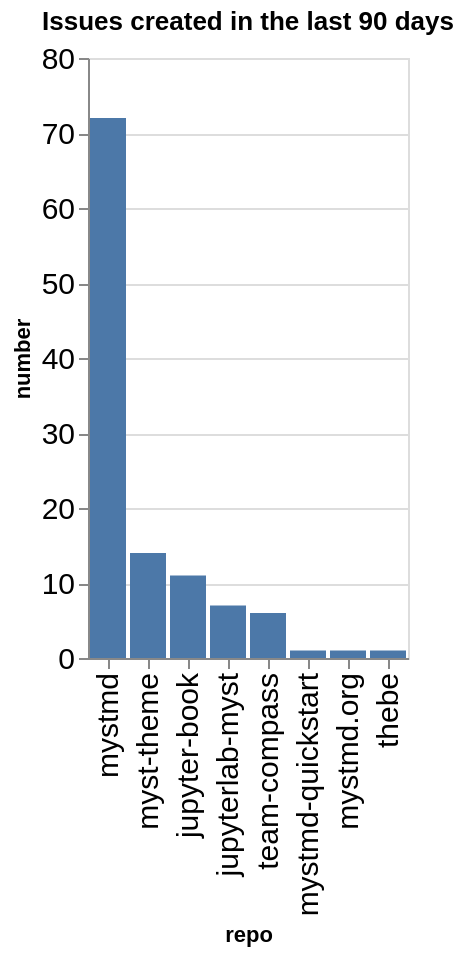

This figure's notebook cell:
### Code cell
created_counts = created.groupby(['org', 'repo']).count()['number'].reset_index()
created_counts['org/repo'] = created_counts.apply(lambda a: a['org'] + '/' + a['repo'], axis=1)
sorted_vals = created_counts.sort_values(['org', 'number'], ascending=False)['repo'].values
alt.Chart(data=created_counts, title=f"Issues created in the last {n_days} days").mark_bar().encode(
    x=alt.X('repo', sort=alt.Sort(sorted_vals.tolist())),
    y='number',
)

### Figure 1 — Vega-Lite specification as saved in the notebook (floating-point values rounded to 4 significant figures)
{"config": {"axisLeft": {"labelFontSize": 15}, "axisBottom": {"labelFontSize": 15}}, "data": {"name": "data-4d05638ea4f7af159d5a2f79b1edb7e5"}, "mark": {"type": "bar"}, "encoding": {"x": {"field": "repo", "sort": ["mystmd", "myst-theme", "jupyter-book", "jupyterlab-myst", "team-compass", "mystmd-quickstart", "mystmd.org", "thebe"], "type": "nominal"}, "y": {"field": "number", "type": "quantitative"}}, "title": "Issues created in the last 90 days", "$schema": "https://vega.github.io/schema/vega-lite/v5.20.1.json", "datasets": {"data-4d05638ea4f7af159d5a2f79b1edb7e5": [{"org": "jupyter-book", "repo": "jupyter-book", "number": 11, "org/repo": "jupyter-book/jupyter-book"}, {"org": "jupyter-book", "repo": "jupyterlab-myst", "number": 7, "org/repo": "jupyter-book/jupyterlab-myst"}, {"org": "jupyter-book", "repo": "myst-theme", "number": 14, "org/repo": "jupyter-book/myst-theme"}, {"org": "jupyter-book", "repo": "mystmd", "number": 72, "org/repo": "jupyter-book/mystmd"}, {"org": "jupyter-book", "repo": "mystmd-quickstart", "number": 1, "org/repo": "jupyter-book/mystmd-quickstart"}, {"org": "jupyter-book", "repo": "mystmd.org", "number": 1, "org/repo": "jupyter-book/mystmd.org"}, {"org": "jupyter-book", "repo": "team-compass", "number": 6, "org/repo": "jupyter-book/team-compass"}, {"org": "jupyter-book", "repo": "thebe", "number": 1, "org/repo": "jupyter-book/thebe"}]}}
